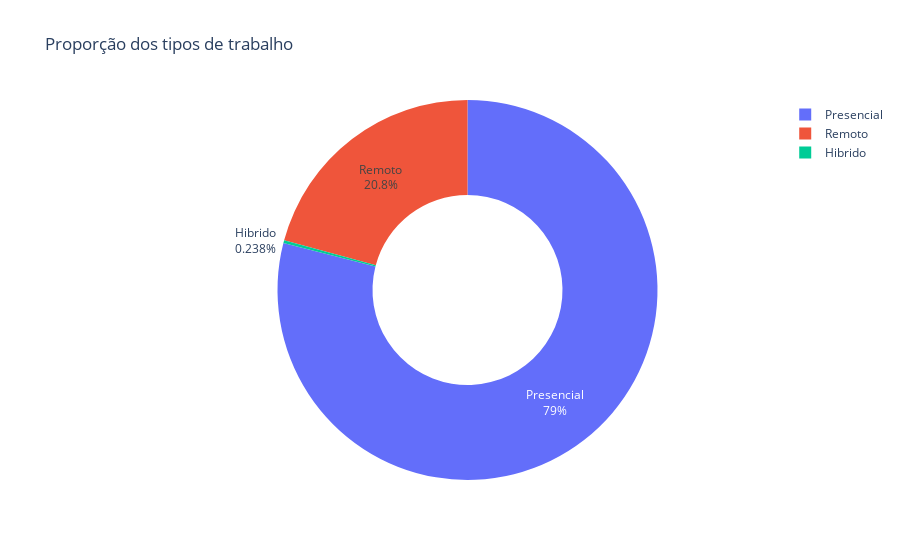

The notebook cell saved with this chart:
### Code cell
remoto_contagem = df['remoto'].value_counts().reset_index()
remoto_contagem.columns = ['tipo_trabalho', 'quantidade']

fig = px.pie(remoto_contagem,
             names='tipo_trabalho',
             values='quantidade',
             title='Proporção dos tipos de trabalho',
             hole=0.5
          )
fig.update_traces(textinfo='percent+label')
fig.show()

### Figure 1 — Plotly figure (JSON) as saved in the notebook; plotly's stock layout.template omitted (floating-point values rounded to 4 significant figures)
{"data": [{"domain": {"x": [0, 1], "y": [0, 1]}, "hole": 0.5, "hovertemplate": "tipo_trabalho=%{label}<br>quantidade=%{value}<extra></extra>", "labels": ["Presencial", "Remoto", "Hibrido"], "legendgroup": "", "name": "", "showlegend": true, "textinfo": "percent+label", "type": "pie", "values": [105305, 27716, 318]}], "layout": {"legend": {"tracegroupgap": 0}, "title": {"text": "Proporção dos tipos de trabalho"}}}
